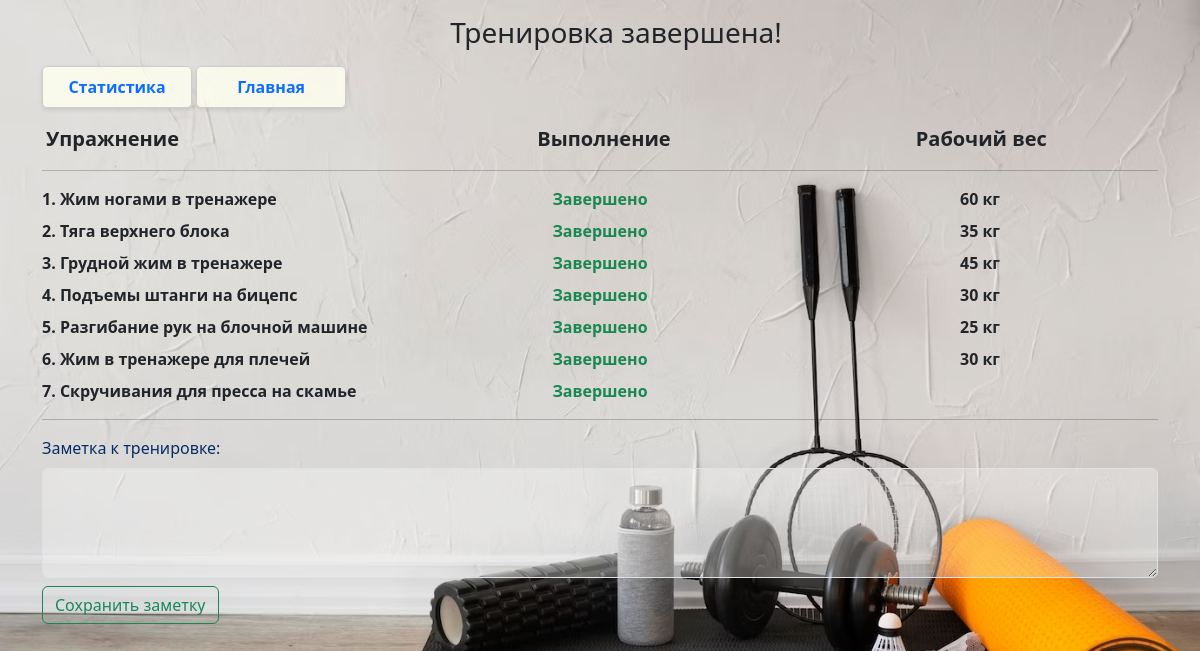
/statistics/details/7 (signed in), run on the app's committed database.
### _models.py (models this page shows, shortened)
class Exercise(db.Model):
    __tablename__ = 'exercises'
    exercise_id = db.Column(db.Integer, primary_key=True)
    name = db.Column(db.String(50), default='New exercise')
    target = db.Column(db.String(20), default='')
    description = db.Column(db.String(300), default='')
    difficulty = db.Column(db.Integer, default=1)
    time_per_set = db.Column(db.Integer, default=1)
    counter = db.Column(db.Integer, default=0)
    filters = db.Column(JSON, default=[])  # LOCATION_FILTERS.keys
    user_training_exercises = relationship('UserTrainingExercise', back_populates='exercise')
    muscles = relationship('Muscle', secondary='exercise_muscles')
    training = db.relationship('Training', secondary='training_exercises', overlaps="exercises")
    training_exercises = relationship('TrainingExercise', back_populates='exercise')

### main.py (the view)
@app.route('/statistics/details/<int:user_training_id>')
def statistic_details(user_training_id):
    user_training = UserTraining.query.get(user_training_id)
    train_note = user_training.train_note
    user_training_exercises = UserTrainingExercise.query.filter_by(user_training_id=user_training_id).all()
    finish_data = []
    for ute in user_training_exercises:
        ex = Exercise.query.get(ute.exercise_id)  # для ссылки на статистику упражнений
        ex_id = ex.exercise_id
        ex_name = ex.name
        ex_skipped = ute.skipped
        weight = ute.weight
        finish_data.append({'ex_id': ex_id, 'ex_name': ex_name, 'ex_skipped': ex_skipped, 'weight': weight})
    return render_template('training_finished.html', finish_data=finish_data, train_note=train_note, user_training_id=user_training_id)

### main.py (called while the page is built)
@login_manager.user_loader
def load_user(user_id):
    return User.query.get(int(user_id))

### templates/training_finished.html (shortened to what this page needs)
{% extends 'base.html' %}
{% block body %}
<div class="container text-center m-3">
<h3>Тренировка завершена!</h3>
</div>
<div class="mb-3">
    <a href="/statistics" class="statistics-btn d-inline-flex p-2 fw-bold fs-6 link-underline link-underline-opacity-0">
    Статистика
</a>
<a href="/" class="statistics-btn d-inline-flex p-2 fw-bold fs-6 link-underline link-underline-opacity-0">
    Главная
</a>
</div>
<div class="row mb-0 fs-5">
        <div class="col mb-0 px-3 fw-semibold">
           Упражнение
        </div>
        <div class="col mb-0 fw-semibold text-center">
            Выполнение
        </div>
        <div class="col mb-0 fw-semibold text-center">
            Рабочий вес
        </div>
</div>
 <hr>
{% for ex in finish_data %}
    <div class="row mb-2 fs-6">
        <div class="col fw-semibold">
            {{loop.index}}. {{ex.ex_name}}
        </div>
        <div class="col mb-0 fw-semibold text-center">
            {% if not ex.ex_skipped %} <span class="text-success">Завершено</span> {% else %} <span class="text-danger">Пропущено</span> {% endif %}
        </div>
        <div class="col mb-0 fw-semibold text-center">
            {% if ex.weight>0 %}
                {{ex.weight}} кг
            {% endif %}
        </div>
    </div>
{% endfor %}
<hr>
<form action="/note_save" method="post">
    <div class="text-primary-emphasis mb-2" id="notes_div">
        Заметка к тренировке:
    </div>
    <div class="mb-2">
        <textarea name="train_note" id="train_note" class="form-control bg-white-op-50" rows="4">{{train_note}}</textarea>
    </div>
    <div class="">
        <input type="submit" class="btn btn-outline-success" value="Сохранить заметку">
    </div>
</form>
{% endblock %}

### static/css/main.css (style rules this page uses)
body { background-image: url('../imgs/background.jpg'); background-size: cover; background-repeat: no-repeat; background-attachment: fixed; }
.statistics-btn { display: flex; justify-content: center; padding: 2px; border: 1px solid #ccc; border-radius: 5px; background-color: rgba(255,255,240, 0.8); box-shadow: 0 2px 4px rgba(0, 0, 0, 0.1); max-width: 150px; width: 100%; }
.bg-white-op-50 { background-color: rgba(255,255,255, 0.3); }

### data on the page
Exercise: ex_name "Жим ногами в тренажере", weight "60"
Exercise: ex_name "Тяга верхнего блока", weight "35"
Exercise: ex_name "Грудной жим в тренажере", weight "45"
Exercise: ex_name "Подъемы штанги на бицепс", weight "30"
Exercise: ex_name "Разгибание рук на блочной машине", weight "25"
Exercise: ex_name "Жим в тренажере для плечей", weight "30"
Exercise: ex_name "Скручивания для пресса на скамье"
